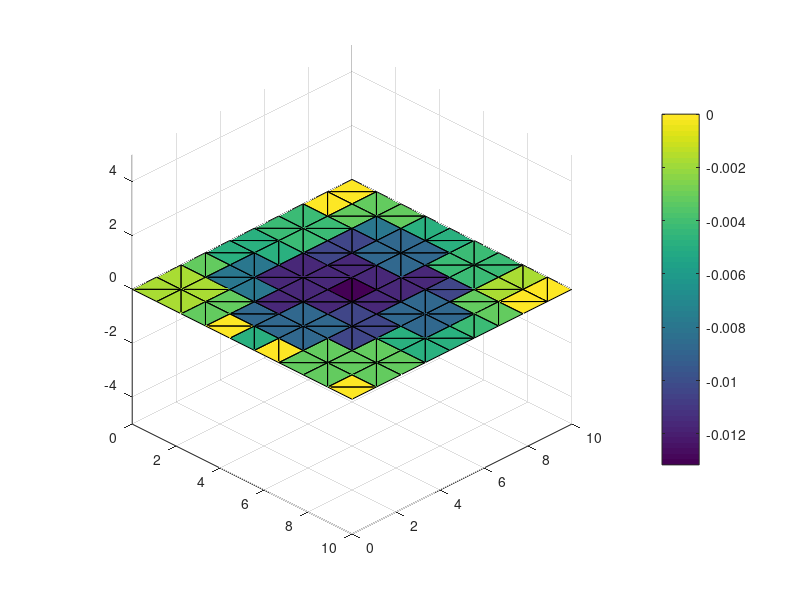

Write MATLAB code to recreate this figure.
% =============================================================================
%  PLACA CUADRADA EMPOTRADA EN BORDES CON CARGA UNIFORME
% =============================================================================
%
%  Benchmark portado de awatif-v2:
%     C:\Users\j-b-j\Documents\awatif-v2\awatif-fem\src\deform.test.ts
%     test("Plate: Rectangular pin-supported plate with uniform load")
%
%  Este script es MATLAB 100% portable:
%     - Corre en MATLAB nativo  -> muestra figuras con colormap jet (SAP2000-style)
%     - Corre en Calcpad Lab    -> HTML con Three.js rainbow (mismo look)
%     - Corre en Octave         -> figuras con colormap jet
%
%  Geometria:    placa cuadrada 10x10 m, espesor 0.15 m
%  Material:     E=10 GPa, nu=0.25, isotropica
%  Carga:        p0 = -1000 N/m2 (uniforme transversal)
%  Apoyos:       fijos en los 4 bordes
%  Deflexion:    max ~= 12.69 mm (FEM awatif)
%                       13.541 mm (solucion analitica Timoshenko exacta)
% =============================================================================

%% Parametros del problema
a  = 10.0    % longitud en x [m]
b  = 10.0    % longitud en y [m]
h  = 0.15    % espesor [m]
p0 = -1000   % carga distribuida [N/m2]
E  = 1.0e10  % modulo elastico [Pa]
nu = 0.25    % coeficiente de Poisson

%% Generacion del mesh - grid regular 10x10 (100 nodos)
nPts = 100;
x = zeros(1, nPts);
y = zeros(1, nPts);
for k = 1:nPts
    i = mod(k - 1, 10);
    j = (k - i - 1) / 10;
    x(k) = i * a / 9;
    y(k) = j * b / 9;
end

%% Triangulacion Delaunay automatica (~162 triangulos)
tri = delaunay(x, y);

%% Solucion analitica de Timoshenko - serie de Fourier completa
% w(x, y) = (16*p0 / pi6*D) * Sum_{m,n impares} sin(mpix/a)*sin(npiy/b) / [m*n*(m2/a2 + n2/b2)2]
%
% Sumamos m, n in {1, 3, 5, 7} (4x4 = 16 terminos) - converge rapido a la
% solucion exacta Timoshenko 13.541 mm.
D = E * h^3 / (12 * (1 - nu^2))

w = zeros(1, nPts);
for k = 1:nPts
    s = 0;
    for m = 1:2:7
        for n = 1:2:7
            num = sin(m*pi*x(k)/a) * sin(n*pi*y(k)/b);
            den = m * n * (m^2/a^2 + n^2/b^2)^2;
            s = s + num / den;
        end;
    end;
    w(k) = 16 * p0 / (pi^6 * D) * s;
end;

%% Deflexion maxima en milimetros
w_max_mm = abs(min(w)) * 1000

%% Visualizacion 2D - mesh wireframe
% triplot(tri, x, y);

%% Visualizacion 3D - superficie deformada
trisurf(tri, x, y, w);
colorbar();                 % barra de color con valores Min/Max
view(45, 30);               % vista oblicua orbital
axis('equal');              % escalas iguales en X, Y, Z
